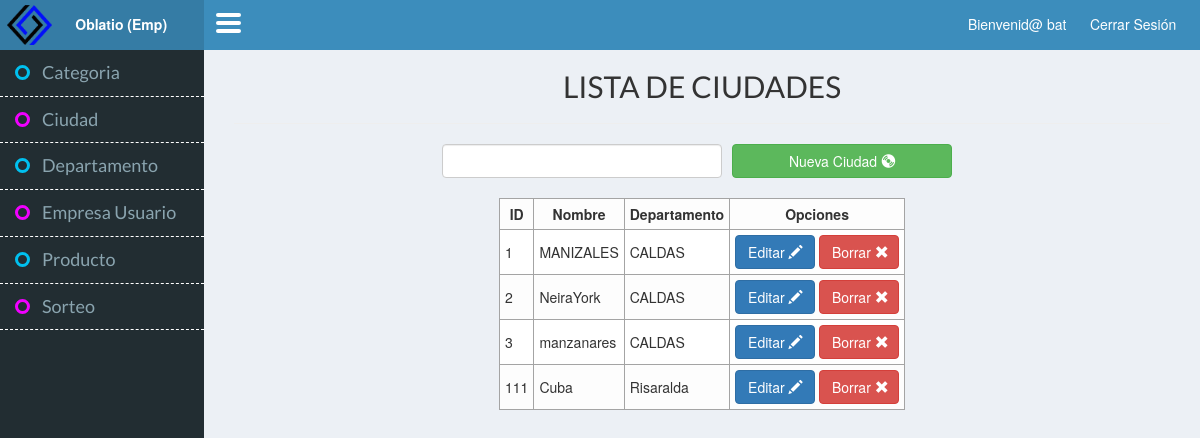
The app's page /index.php?controller=Ciudad&action=index (signed in) with its own data.
### tables this page shows
CREATE TABLE `ciudad` (
  `ciu_id` int(11) NOT NULL,
  `ciu_nombre` varchar(25) NOT NULL,
  `fk_dep_id` int(11) NOT NULL
);

CREATE TABLE `departamento` (
  `dep_id` int(11) NOT NULL,
  `dep_nombre` varchar(25) NOT NULL
);

### core/ControladorBase.php (called while the page is built, shortened)
<?php
class ControladorBase {
    protected $layout;
    public function __construct() {
        require_once 'Conectar.php';
        require_once 'EntidadBase.php';
        if (isset($_SESSION['adm_tipo_administrador'])) {
            $this->layout = 'admin';
        }elseif (isset ( $_SESSION['emp_cod'])) {
            $this->layout = 'empresa';
        } elseif (isset ( $_SESSION['usu_cod'])) {
            $this->layout = 'usuario';
        }
        else {
            $this->layout = 'principal';
        }
    }
    public function view($vista, $datos = null) {
        require_once 'view/layouts/' . $this->layout . '.php';
    }
}
?>

### controller/CiudadController.php (called while the page is built, shortened)
<?php
class CiudadController extends ControladorBase {
    public $adapter;
    public function __construct() {
        $this->conectar = new Conectar();
        $this->adapter = $this->conectar->conexion();
    }
    public function index() {
        $ciudad = new Ciudad($this->adapter);
        $allusers = $ciudad->joinCiudadDepartamento();
        $this->view("ciudad/indexCiudadView", array(
            "allusers" => $allusers
        ));
    }
}

### core/Conectar.php (called while the page is built)
<?php
class Conectar
{
    private $driver;
    private $host, $user, $pass, $database, $charset;
    public function __construct()
    {
        $db_cfg = require_once 'config/database.php';
        $this->driver =$db_cfg["driver"];
        $this->host =$db_cfg["host"];
        $this->user =$db_cfg["user"];
        $this->pass =$db_cfg["pass"];
        $this->database =$db_cfg["database"];
        $this->charset =$db_cfg["charset"];
    }
    public function conexion()
    {
        if ($this->driver == "mysql" || $this->driver == null){
            $con = new mysqli($this->host, $this->user, $this->pass, $this->database);
            $con->query("SET NAMES '".$this->charset."'");
        }
        return $con;
    }
}
?>

### config/database.php (called while the page is built)
<?php
return array(
    "driver"    =>"mysql",
    "host"      =>"localhost",
    "user"      =>"root",
    "pass"      =>"",
    "database"  =>"oblatio_mvc_bd",
    "charset"   =>"utf8"
);
?>

### model/Ciudad.php (called while the page is built, shortened)
<?php
class Ciudad extends EntidadBase {
    public function __construct($adapter) {
        $table = "ciudad";
    }
    public function joinCiudadDepartamento() {
        $resultSet = null;
        $query = "SELECT ciudad.ciu_id, ciudad.ciu_nombre, ciudad.fk_dep_id, departamento.dep_nombre
        FROM ciudad INNER JOIN departamento
        on ciudad.fk_dep_id = departamento.dep_id;";
        $mostrar = $this->db()->query($query);
        while ($row = $mostrar->fetch_object()) {
            $resultSet[] = $row;
        }
        return $resultSet;
    }
}
?>

### core/EntidadBase.php (called while the page is built, shortened)
<?php
class EntidadBase {
    private $db;
    public function __construct($table, $adapter) {
        $this->db = $adapter;
    }
    public function db() {
        return $this->db;
    }
}
?>

### view/ciudad/indexCiudadView.php (the view)
<div id="" class="col-xs-12">
    <h3 class="textoCentrado FuenteTitulo tamanioFuente2">LISTA DE CIUDADES</h3>
    <hr/>
</div>
<div id="" class="col-xs-12">
    <div class="centrarBusqueda ">
        <input type = "text" name="busqueda" class="form-control campoBusqueda"/>
        <a href = "<?php echo "index.php?controller=ciudad&action=nuevoRegistro"; ?>" class="btn btn-success botonCrear">
            Nueva Ciudad
            <i class="glyphicon glyphicon-cd"></i>
        </a>
    </div>
</div>
<div class="col-xs-12">
    <table id="tabla" class="centrarTabla">
        <thead>
            <tr>
                <th class="textoCentrado">ID</th>
                <th class="textoCentrado">Nombre</th>
                <th class="textoCentrado">Departamento</th>
                <th class="textoCentrado">Opciones</th>
            </tr>
        </thead>
        <tbody>
            <?php
            if (isset($allusers)) {
                foreach ($allusers as $user) {
                    ?>
                    <tr>
                        <td><?php echo $user->ciu_id; ?></td>
                        <td><?php echo $user->ciu_nombre; ?></td>
                        <td><?php echo $user->dep_nombre; ?></td>
                        <td>
                            <a href = "<?php echo "index.php?controller=ciudad&action=modificar"; ?>&codigo=<?php echo $user->ciu_id; ?>"  class="btn btn-primary anchoBoton">
                                Editar
                                <i class="glyphicon glyphicon-pencil"></i>
                            </a>
                            <a href = "<?php echo "index.php?controller=ciudad&action=borrar"; ?>&codigo=<?php echo $user->ciu_id; ?>" class="btn btn-danger anchoBoton">
                                Borrar
                                <i class="glyphicon glyphicon-remove"></i>
                            </a>
                        </td>
                    </tr>
                    <?php
                }
            }
            ?>
        </tbody>
    </table>
</div>

### index.php (shortened to what this page needs)
<!DOCTYPE html>
<html>
    <head>
    </head>
    <body>
        <?php
        require_once 'core/ControladorBase.php';
        if (isset($_GET["controller"])) {
            $controllerObj = cargarControlador($_GET["controller"]);
        } else {
            $controllerObj = cargarControlador(CONTROLADOR_DEFECTO);
        }
        lanzarAccion($controllerObj);
        function cargarControlador($controller) {
            $controllerObj = new $controlador();
            return $controllerObj;
        }
        function lanzarAccion($controllerObj) {
            if (isset($_GET["action"]) && method_exists($controllerObj, $_GET["action"])) {
                cargarAccion($controllerObj, $_GET["action"]);
            } else {
                cargarAccion($controllerObj, ACCION_DEFECTO);
            }
        }
        function cargarAccion($controllerObj, $action) {
            $accion = $action;
            if (method_exists($controllerObj, $action)) {
                $controllerObj->$accion();
            } else {
                require_once 'Controller/LoginController.php';
                $loginController=new LoginController();
                $loginController->error(2);
            }
        }
        ?>
    </body>
</html>

### view/layouts/empresa.php (shortened to what this page needs)
<html lang = "es" >
    <head>
        <link href="css/bootstrap.min.css" rel="stylesheet" type="text/css"/>
        <link href="css/cssPrincipal.css" rel="stylesheet" type="text/css"/>
    </head>
    <body>
        <div id="principal" class="container-fluid">
            <div id="d1" class="row">
                <div id="d1__">
                    <div id="d1_1" class="marginTextoHeader">
                        <img class="logo" src="images/logo_oblatio.png" alt=""/>
                    </div>
                    <div id="d1_2" class="marginTextoHeader">
                        Oblatio (Emp)
                    </div>
                </div>
                <div id="d1_4" class="menu">
                    <a id="aMenu" href="#" class="menu">
                        <ul id="ulMenu" class="menu">
                            <li id="li1" class="lineasLi menu"></li>
                            <li id="li2" class="lineasLi menu"></li>
                            <li id="li3" class="lineasLi menu"></li>
                        </ul>
                    </a>
                </div>
                <div id="d1_3" class="">
                    <div id="d1_3_2" class="">
                        <a href = "<?php echo "index.php?controller=LoginEmpresa&action=logout"; ?>">
                            Cerrar Sesión
                        </a>
                    </div>
                    <div id="d1_3_1" class="marginTextoHeader">
                        <?php
                        if (isset($_SESSION["nombre"])) {
                            echo "Bienvenid@ " . $_SESSION['nombre'];
                        }
                        ?>
                    </div>
                </div>
            </div>
            <div id="d2" class="row">
                <div id="d2_1" class="col-md-2 col-sm-4 col-xs-7  col-xs-offset-5 col-sm-offset-8 col-md-offset-0">
                    <nav class="lato tamanioFuente1">
                        <a id="opcion2" href = "<?php echo "index.php?controller=Categoria&action=index"; ?>">
                            Categoria
                            <p class="circulo"></p>
                        </a>
                        <a id="opcion4" href = "<?php echo "index.php?controller=Ciudad&action=index"; ?>">
                            Ciudad
                            <p class="circulo"></p>
                        </a>
                        <a id="opcion5" href = "<?php echo "index.php?controller=Departamento&action=index"; ?>">
                            Departamento
                            <p class="circulo"></p>
                        </a>
                        <a id="opcion7" href = "<?php echo "index.php?controller=EmpresaUsuario&action=index"; ?>">
                            Empresa Usuario
                            <p class="circulo"></p>
                        </a>
                        <a id="opcion8" href = "<?php echo "index.php?controller=Producto&action=index"; ?>">
                            Producto
                            <p class="circulo"></p>
                        </a>
                        <a id="opcion9" href = "<?php echo "index.php?controller=Producto&action=index"; ?>">
                            Sorteo
                            <p class="circulo"></p>
                        </a>
                    </nav>
                </div>
                <div id="d2_2" class="col-xs-12 col-md-10 col-md-offset-2">
                    <?php require_once 'view/' . $vista . '.php'; ?>
                </div>
            </div>
        </div>
    </body>
</html>

### css/cssPrincipal.css (style rules this page uses)
body { margin: 0; padding-top: 50px; background-color: #ECF0F5; }
#d1_1, #d1_2 { float: left; }
#d1_2 { font-weight: bold; display: none; }
#d1 div { padding-left: 1%; padding-right: 1%; }
#d1 { width: 100%; z-index: 10; position: fixed; width: 100%; top: 0px; background-color: #3C8DBC; color: #fff; height: 50px; }
#d1_3 > div { float: right; }
#d2_1 { min-width: 180px; position: absolute; z-index: 9; padding: 0; background-color: #222d32; min-height: 100%; padding-top: 50px; margin-top: -50px; width: 17%; }
#d2_1 a { display: table; text-decoration:none; list-style:none; color: #8aa4af; width: 100%; padding-bottom: 10px; padding-top: 10px; text-align: left; padding-left: 15px; margin: 0; border-bottom: 1px #ffffff dashed; padding-right: 8px; background-color: #222D32; }
#d1_3_2 a, #d1_3_1 a, #d1_3_4 a { display: table; text-decoration:none; height: 100%; padding: 0px 0px; color: #ffffff; margin-top: 14px; }
#d1_4 { padding-top: 13px; float: left; position: absolute; box-sizing: border-box; left: 4%; height: 100%; }
#ulMenu { padding: 0 !important; margin: 0 !important; }
#d1__ { margin: 0px; padding: 0px; height: 100%; width: 4%; background-color: #357CA5; position: absolute; }
#d2_1 nav a p { float: right; }
td, th { border: #A4A4A4 1px solid; padding: 5px; }
.centrarTabla { margin: 0 auto; }
.textoCentrado { text-align: center; }
.anchoBoton { width: 80px; }
.botonCrear { width: 220px; margin-left: 10px; }
.campoBusqueda { float: left; width: 280px; }
.marginTextoHeader { margin-top: 14px; }
.lineasLi { border-radius: 2px; height: 4px; width: 25px; color: #ffffff; margin-bottom: 4px; background-color: #ffffff; list-style-type: none; margin-left: 0 !important; margin-right: 0 !important; padding: 0 !important; }
.centrarBusqueda { float: none; margin: 0 auto; width: 520px; margin-bottom: 20px !important; }
.logo { height: 34px; margin-top: -6px; margin-left: -7px !important; }
.circulo { width: 15px; height: 15px; -moz-border-radius: 50%; -webkit-border-radius: 50%; border-radius: 50%; float: left; position: relative; margin: 5px 12px 0px 0px; }
@media (min-width: 992px) { #d2_1 { display: block; left: -13%; } }
@media (min-width: 992px) { #d2_2 { margin-left: 17%; width: 96%; margin-left: 4%; } }

### css/_fuentes.css (style rules this page uses)
.lato { font-family: 'Lato', sans-serif; }
.FuenteTitulo { font-family: 'Lato', sans-serif; }
.tamanioFuente1 { font-size: 18px; }
.tamanioFuente2 { font-size: 30px; }

### records on screen
ciudad: ciu_id "1", ciu_nombre "MANIZALES", fk_dep.dep_nombre "CALDAS"
ciudad: ciu_id "2", ciu_nombre "NeiraYork", fk_dep.dep_nombre "CALDAS"
ciudad: ciu_id "3", ciu_nombre "manzanares", fk_dep.dep_nombre "CALDAS"
ciudad: ciu_id "111", ciu_nombre "Cuba", fk_dep.dep_nombre "Risaralda"

### other values on screen
$_SESSION['nombre'] "bat"
